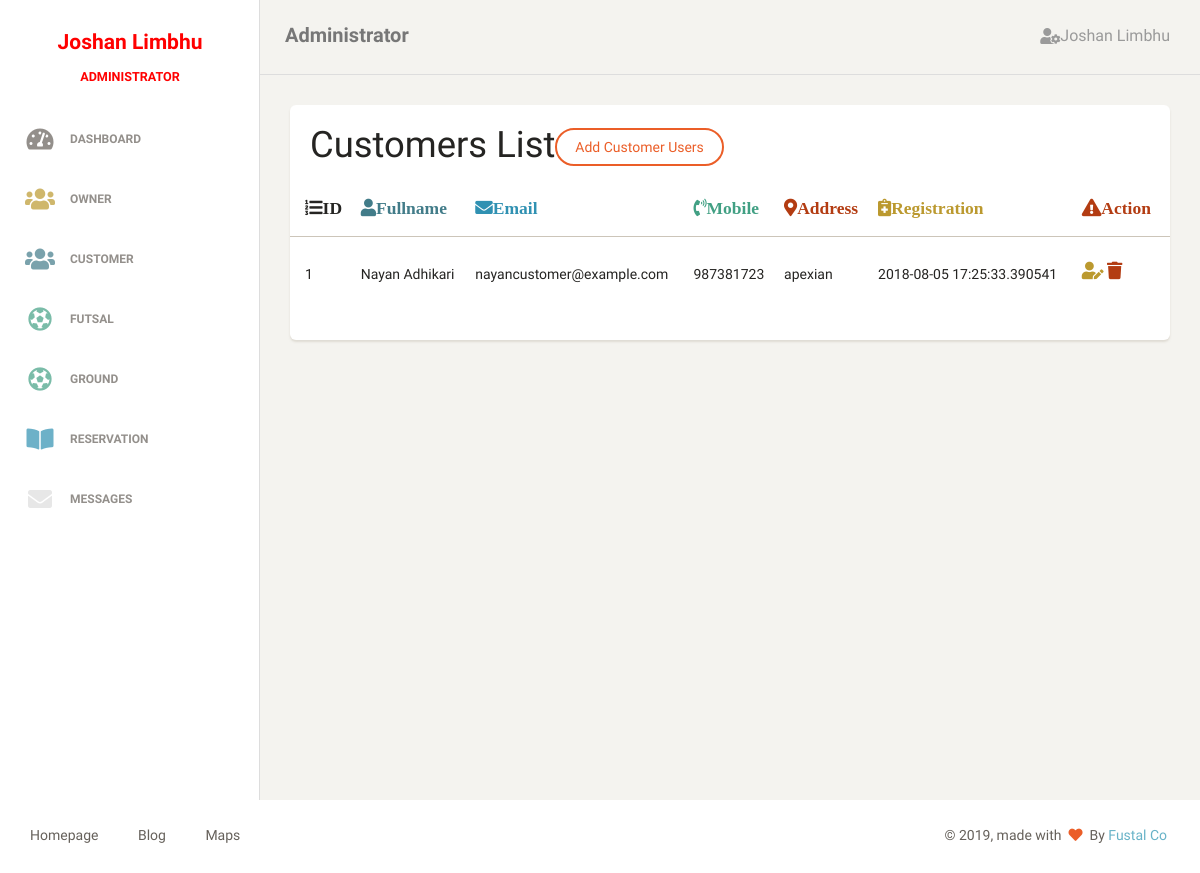
The app's page /owner/action/customer_detail.php (signed in) with its own data.
### tables this page shows
CREATE TABLE `tblusers` (
  `users_id` int(11) NOT NULL,
  `fullname` varchar(50) NOT NULL,
  `email` varchar(100) NOT NULL,
  `mobileno` varchar(50) NOT NULL,
  `address` varchar(100) NOT NULL,
  `password` varchar(100) NOT NULL,
  `img` varchar(250) NOT NULL,
  `reg_date` timestamp(6) NOT NULL DEFAULT CURRENT_TIMESTAMP(6) ON UPDATE CURRENT_TIMESTAMP(6),
  `roles_id` int(11) NOT NULL
);

### owner/action/customer_detail.php (the view, shortened to what this page needs)
<?php
require_once('../inc/header.php');
require_once('../inc/sidebar.php');
require_once('../inc/navigation.php');
?>
 <div class="content">
            <div class="container-fluid">
                <div class="row">
                    <div class="col-md-12">
                        <div class="card">
                            <div class="header">
                                <h2 class="title">Customers List<a href="<?php echo CREATE_CUSTOMER_PAGE?>" class="btn btn-danger">Add Customer Users
                                </a></h2>
                            </div>
                            <div class="content table-responsive table-full-width">
                                <table class="table table-striped">
                                    <thead>
                                           <th><i class="fas fa-list-ol">ID</i></th>
                                        <th><i class="fas fa-user text-primary">Fullname</i></th>
                                        <th><i class="fas fa-envelope text-info">Email</i></th>
                                        <th><i class="fas fa-phone-volume text-success">Mobile</i></th>
                                        <th><i class="fas fa-map-marker-alt text-danger">Address</i></th>
                                        <th><i class="fas fa-notes-medical text-warning">Registration</i></th>
                                        <th><i class="fas fa-exclamation-triangle text-danger">Action</i></th>
                                    </thead>
                                <tbody>
            <?php
                $conn = db_get_conn();
                $query = "
                    SELECT
                users_id, fullname, email,mobileno,address, password,img, reg_date
                FROM tblusers
                WHERE roles_id= '3'";
                    if ($result = $conn->query($query)){
                    $count = 1;
                    while ($row = $result->fetch_assoc()){
                                echo   "<tr>
                                        <td>{$count}</td>
                                        <td>{$row['fullname']}</td>
                                        <td>{$row['email']}</td>
                                        <td>{$row['mobileno']}</td>
                                        <td>{$row['address']}</td>
                                        <td>{$row['reg_date']}</td>
                                        <td>
                                        <a href='update_customer.php?users_id={$row['users_id']}'><i class='fas fa-user-edit text-warning h5'></i></a>
                                        <a href='delete_customer.php?users_id={$row['users_id']}'><i class='fas fa-trash text-danger h5'></i></a>
                                         </td>
                                        </tr>
                                        ";
                                     $count++;
                            }
                        } ?>
                                </tbody>
                            </table>
                            </div>
                        </div>
                    </div>
                </div>
            </div>
        </div>
    </div>
<?php
require_once('./../inc/footer.php');
?>

### records on screen
tblusers: fullname "Nayan Adhikari", email "nayancustomer@example.com", mobileno "987381723", address "apexian", reg_date "2018-08-05 17:25:33.390541"

### other values on screen
$_SESSION['session']['users']['fullname'] "Joshan Limbhu"
$_SESSION['session']['users']['roles'] "ADMINISTRATOR"
$_SESSION['session']['users']['roles'] "Administrator"
